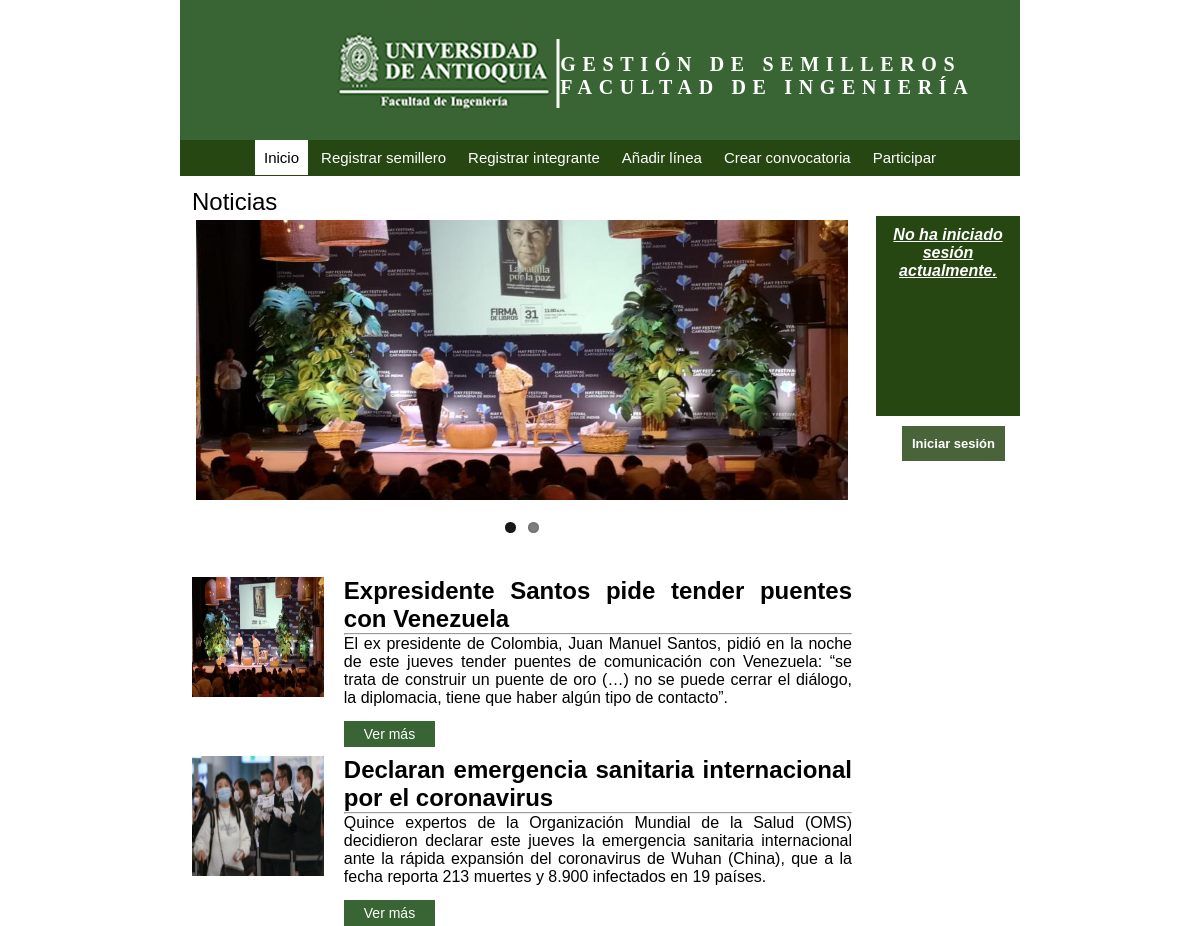
Before: / with the older database file.
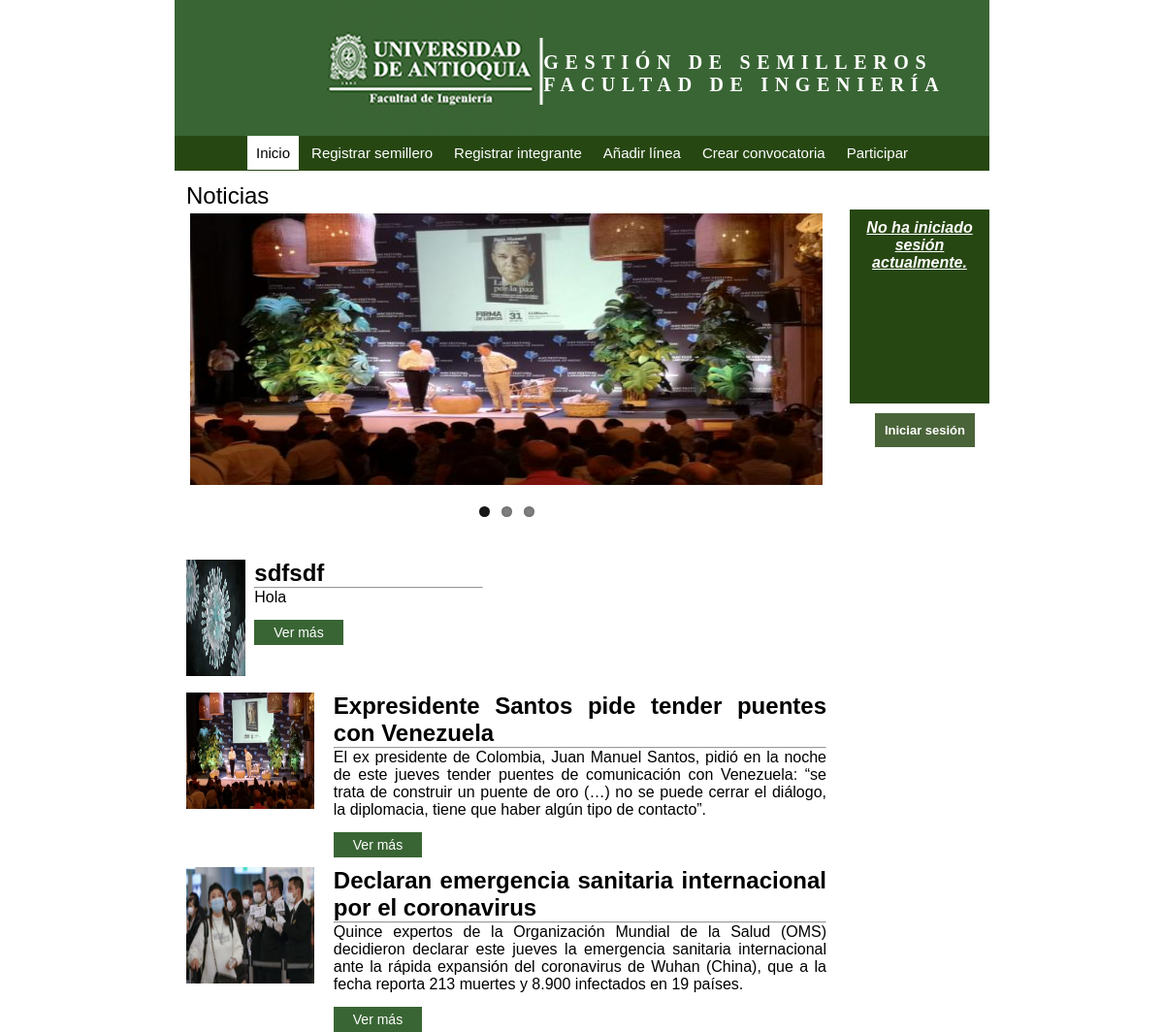
After: the same page with the newer database file.
### core/models.py (models this page shows, shortened)
class Noticia(models.Model):
    id = models.AutoField(primary_key=True, verbose_name="Id")
    title = models.CharField(max_length=30, verbose_name="Título", null=True)
    image = models.FileField(verbose_name="Imagen", null=True)
    banner = models.FileField(verbose_name="Banner", null=True)
    description = models.TextField(verbose_name="Descripción", null=True)
    content = models.TextField(verbose_name="Contenido de la noticia", null=True)
    created = models.DateTimeField(auto_now_add=True, verbose_name="Fecha de creación", null=True)
    updated = models.DateTimeField(auto_now=True, verbose_name="Fecha de edición", null=True)
    class Meta():
        verbose_name = "Noticia"
        verbose_name_plural = "Noticias"
        ordering = ["-created"]

### core/views.py (the view)
# urls.py: path('', views.home, name="home"),
def home(request):
    noticias = Noticia.objects.all().order_by('-created')
    layers = Noticia.objects.all().order_by('-created')[:4]
    """ if request.method == "POST":
        title = request.POST['title']
        image = request.POST['image']
        description = request.POST['description']
        content = request.POST['content']

        insert = Noticia(title=title, image=image, description=description, content=content)
        insert.save()
    """
    return render(request, "core/home.html", {'noticias':noticias,'layers':layers})

### core/templates/core/home.html (shortened to what this page needs)
{% extends 'core/base.html' %}
{% block cuerpo %}
    {% load static %}
    <h1>Noticias</h1>
    <div class="flexslider">
        <ul class="slides">
            {% for layer in layers %}
            <li>
                <a href="{% url 'news' id_item=layer.id %}"><img src="{{layer.banner.url}}"/></a>
            </li>
            {% endfor %}
        </ul>
    </div>
    {% for noticia in noticias %}
        <div class="project">
            <div class="prj_img">
                <img src="{{noticia.image.url}}">
            </div>
            <div class="prj_content">
                <h2>{{noticia.title}}</h2>
                <hr>
                <p>{{noticia.description}}</p><br>
                <a class="prj_boton" href="{% url 'news' id_item=noticia.id %}">Ver más</a>
            </div>
        </div>
    {% endfor %}
    <link rel="stylesheet" href="{% static 'core/css/home_styles.css' %}">
    <link rel="stylesheet" href="{% static 'core/css/flexslider.css' %}">
{% endblock %}

Changed rows visible on the page:
added Noticia: banner (picture), image (picture), title "sdfsdf", description "Hola"
